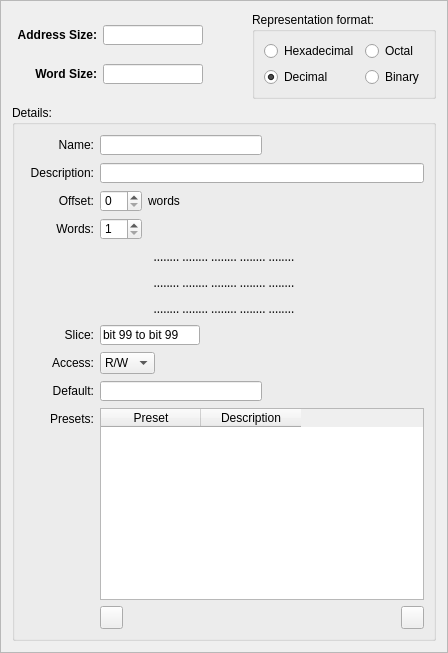
        <widget class="QFrame" name="rightFrame">
         <property name="frameShape">
          <enum>QFrame::StyledPanel</enum>
         </property>
         <property name="frameShadow">
          <enum>QFrame::Raised</enum>
         </property>
         <layout class="QVBoxLayout" name="verticalLayout_7">
          <item>
           <layout class="QHBoxLayout" name="sizeAndFormatLayout">
            <item>
             <layout class="QVBoxLayout" name="sizeLayout">
              <item>
               <layout class="QHBoxLayout" name="horizontalLayout_4">
                <item>
                 <widget class="QLabel" name="label_9">
                  <property name="minimumSize">
                   <size>
                    <width>85</width>
                    <height>20</height>
                   </size>
                  </property>
                  <property name="maximumSize">
                   <size>
                    <width>70</width>
                    <height>20</height>
                   </size>
                  </property>
                  <property name="font">
                   <font>
                    <weight>75</weight>
                    <bold>true</bold>
                   </font>
                  </property>
                  <property name="text">
                   <string>Address Size:</string>
                  </property>
                  <property name="alignment">
                   <set>Qt::AlignRight|Qt::AlignTrailing|Qt::AlignVCenter</set>
                  </property>
                 </widget>
                </item>
                <item>
                 <widget class="QLineEdit" name="addressSizeLineEdit">
                  <property name="minimumSize">
                   <size>
                    <width>100</width>
                    <height>20</height>
                   </size>
                  </property>
                  <property name="maximumSize">
                   <size>
                    <width>100</width>
                    <height>20</height>
                   </size>
                  </property>
                  <property name="font">
                   <font>
                    <weight>50</weight>
                    <bold>false</bold>
                   </font>
                  </property>
                  <property name="text">
                   <string/>
                  </property>
                 </widget>
                </item>
               </layout>
              </item>
              <item>
               <layout class="QHBoxLayout" name="horizontalLayout_5">
                <item>
                 <widget class="QLabel" name="label_6">
                  <property name="minimumSize">
                   <size>
                    <width>85</width>
                    <height>20</height>
                   </size>
                  </property>
                  <property name="maximumSize">
                   <size>
                    <width>70</width>
                    <height>20</height>
                   </size>
                  </property>
                  <property name="font">
                   <font>
                    <weight>75</weight>
                    <bold>true</bold>
                   </font>
                  </property>
                  <property name="text">
                   <string>Word Size:</string>
                  </property>
                  <property name="alignment">
                   <set>Qt::AlignRight|Qt::AlignTrailing|Qt::AlignVCenter</set>
                  </property>
                 </widget>
                </item>
                <item>
                 <widget class="QLineEdit" name="wordSizeLineEdit">
                  <property name="minimumSize">
                   <size>
                    <width>100</width>
                    <height>20</height>
                   </size>
                  </property>
                  <property name="maximumSize">
                   <size>
                    <width>100</width>
                    <height>20</height>
                   </size>
                  </property>
                 </widget>
                </item>
               </layout>
              </item>
             </layout>
            </item>
            <item>
             <spacer name="horizontalSpacer_3">
              <property name="orientation">
               <enum>Qt::Horizontal</enum>
              </property>
              <property name="sizeHint" stdset="0">
               <size>
                <width>40</width>
                <height>20</height>
               </size>
              </property>
             </spacer>
            </item>
            <item>
             <widget class="QGroupBox" name="formatLayout">
              <property name="title">
               <string>Representation format:</string>
              </property>
              <layout class="QGridLayout" name="gridLayout">
               <item row="0" column="0">
                <widget class="QRadioButton" name="hexadecimalRadioButton">
                 <property name="font">
                  <font>
                   <weight>50</weight>
                   <bold>false</bold>
                  </font>
                 </property>
                 <property name="toolTip">
                  <string>0xFF = 255</string>
                 </property>
                 <property name="text">
                  <string>Hexadecimal</string>
                 </property>
                </widget>
               </item>
               <item row="0" column="1">
                <widget class="QRadioButton" name="octalRadioButton">
                 <property name="font">
                  <font>
                   <weight>50</weight>
                   <bold>false</bold>
                  </font>
                 </property>
                 <property name="toolTip">
                  <string>0o377 = 255</string>
                 </property>
                 <property name="text">
                  <string>Octal</string>
                 </property>
                </widget>
               </item>
               <item row="1" column="0">
                <widget class="QRadioButton" name="decimalRadioButton">
                 <property name="font">
                  <font>
                   <weight>50</weight>
                   <bold>false</bold>
                  </font>
                 </property>
                 <property name="toolTip">
                  <string>255</string>
                 </property>
                 <property name="text">
                  <string>Decimal</string>
                 </property>
                 <property name="checked">
                  <bool>true</bool>
                 </property>
                </widget>
               </item>
               <item row="1" column="1">
                <widget class="QRadioButton" name="binaryRadioButton">
                 <property name="font">
                  <font>
                   <weight>50</weight>
                   <bold>false</bold>
                  </font>
                 </property>
                 <property name="toolTip">
                  <string>0b11111111 = 255</string>
                 </property>
                 <property name="text">
                  <string>Binary</string>
                 </property>
                </widget>
               </item>
              </layout>
             </widget>
            </item>
           </layout>
          </item>
          <item>
           <widget class="QGroupBox" name="registerDetailsGroupBox">
            <property name="title">
             <string>Details:</string>
            </property>
            <layout class="QVBoxLayout" name="verticalLayout_4">
             <item>
              <layout class="QHBoxLayout" name="registerNameLayout">
               <item>
                <widget class="QLabel" name="registerNameLabel">
                 <property name="minimumSize">
                  <size>
                   <width>70</width>
                   <height>22</height>
                  </size>
                 </property>
                 <property name="maximumSize">
                  <size>
                   <width>70</width>
                   <height>22</height>
                  </size>
                 </property>
                 <property name="text">
                  <string>Name:</string>
                 </property>
                 <property name="alignment">
                  <set>Qt::AlignRight|Qt::AlignTrailing|Qt::AlignVCenter</set>
                 </property>
                </widget>
               </item>
               <item>
                <widget class="QLineEdit" name="registerNameLineEdit">
                 <property name="minimumSize">
                  <size>
                   <width>131</width>
                   <height>20</height>
                  </size>
                 </property>
                 <property name="maximumSize">
                  <size>
                   <width>256</width>
                   <height>20</height>
                  </size>
                 </property>
                 <property name="font">
                  <font>
                   <weight>50</weight>
                   <bold>false</bold>
                  </font>
                 </property>
                 <property name="toolTip">
                  <string>Register Name</string>
                 </property>
                 <property name="text">
                  <string/>
                 </property>
                </widget>
               </item>
               <item>
                <spacer name="horizontalSpacer_5">
                 <property name="orientation">
                  <enum>Qt::Horizontal</enum>
                 </property>
                 <property name="sizeHint" stdset="0">
                  <size>
                   <width>40</width>
                   <height>20</height>
                  </size>
                 </property>
                </spacer>
               </item>
              </layout>
             </item>
             <item>
              <layout class="QHBoxLayout" name="registerDescriptionLayout">
               <item>
                <widget class="QLabel" name="registerDescriptionLabel">
                 <property name="minimumSize">
                  <size>
                   <width>70</width>
                   <height>22</height>
                  </size>
                 </property>
                 <property name="maximumSize">
                  <size>
                   <width>60</width>
                   <height>22</height>
                  </size>
                 </property>
                 <property name="text">
                  <string>Description:</string>
                 </property>
                 <property name="alignment">
                  <set>Qt::AlignRight|Qt::AlignTrailing|Qt::AlignVCenter</set>
                 </property>
                </widget>
               </item>
               <item>
                <widget class="QLineEdit" name="registerDescriptionLineEdit">
                 <property name="minimumSize">
                  <size>
                   <width>150</width>
                   <height>20</height>
                  </size>
                 </property>
                 <property name="maximumSize">
                  <size>
                   <width>16777215</width>
                   <height>20</height>
                  </size>
                 </property>
                 <property name="toolTip">
                  <string>Register Description</string>
                 </property>
                </widget>
               </item>
              </layout>
             </item>
             <item>
              <layout class="QHBoxLayout" name="registerOffsetLayout">
               <item>
                <widget class="QLabel" name="registerOffsetLabel">
                 <property name="minimumSize">
                  <size>
                   <width>70</width>
                   <height>22</height>
                  </size>
                 </property>
                 <property name="maximumSize">
                  <size>
                   <width>60</width>
                   <height>22</height>
                  </size>
                 </property>
                 <property name="text">
                  <string>Offset:</string>
                 </property>
                 <property name="alignment">
                  <set>Qt::AlignRight|Qt::AlignTrailing|Qt::AlignVCenter</set>
                 </property>
                </widget>
               </item>
               <item>
                <widget class="QSpinBox" name="registerOffsetSpinBox">
                 <property name="minimumSize">
                  <size>
                   <width>42</width>
                   <height>22</height>
                  </size>
                 </property>
                 <property name="maximumSize">
                  <size>
                   <width>16777215</width>
                   <height>22</height>
                  </size>
                 </property>
                 <property name="font">
                  <font>
                   <weight>50</weight>
                   <bold>false</bold>
                  </font>
                 </property>
                 <property name="toolTip">
                  <string>Offset in words from the beginning</string>
                 </property>
                </widget>
               </item>
               <item>
                <widget class="QLabel" name="label">
                 <property name="font">
                  <font>
                   <weight>50</weight>
                   <bold>false</bold>
                  </font>
                 </property>
                 <property name="text">
                  <string>words</string>
                 </property>
                </widget>
               </item>
               <item>
                <spacer name="horizontalSpacer_4">
                 <property name="orientation">
                  <enum>Qt::Horizontal</enum>
                 </property>
                 <property name="sizeHint" stdset="0">
                  <size>
                   <width>40</width>
                   <height>20</height>
                  </size>
                 </property>
                </spacer>
               </item>
              </layout>
             </item>
             <item>
              <layout class="QHBoxLayout" name="registerWordsLayout">
               <item>
                <widget class="QLabel" name="registerWordsLabel">
                 <property name="minimumSize">
                  <size>
                   <width>70</width>
                   <height>22</height>
                  </size>
                 </property>
                 <property name="maximumSize">
                  <size>
                   <width>60</width>
                   <height>22</height>
                  </size>
                 </property>
                 <property name="text">
                  <string>Words:</string>
                 </property>
                 <property name="alignment">
                  <set>Qt::AlignRight|Qt::AlignTrailing|Qt::AlignVCenter</set>
                 </property>
                </widget>
               </item>
               <item>
                <widget class="QSpinBox" name="registerWordsSpinBox">
                 <property name="minimumSize">
                  <size>
                   <width>42</width>
                   <height>22</height>
                  </size>
                 </property>
                 <property name="maximumSize">
                  <size>
                   <width>16777215</width>
                   <height>22</height>
                  </size>
                 </property>
                 <property name="font">
                  <font>
                   <weight>50</weight>
                   <bold>false</bold>
                  </font>
                 </property>
                 <property name="toolTip">
                  <string>Number of words in this register</string>
                 </property>
                 <property name="minimum">
                  <number>1</number>
                 </property>
                 <property name="value">
                  <number>1</number>
                 </property>
                </widget>
               </item>
               <item>
                <spacer name="horizontalSpacer_6">
                 <property name="orientation">
                  <enum>Qt::Horizontal</enum>
                 </property>
                 <property name="sizeHint" stdset="0">
                  <size>
                   <width>40</width>
                   <height>20</height>
                  </size>
                 </property>
                </spacer>
               </item>
              </layout>
             </item>
             <item>
              <layout class="QVBoxLayout" name="registerRepresentationLayout">
               <item>
                <widget class="QLabel" name="registerRepresentationOffsetLabel">
                 <property name="minimumSize">
                  <size>
                   <width>400</width>
                   <height>20</height>
                  </size>
                 </property>
                 <property name="maximumSize">
                  <size>
                   <width>16777215</width>
                   <height>20</height>
                  </size>
                 </property>
                 <property name="font">
                  <font>
                   <family>Monospac821 BT</family>
                   <weight>50</weight>
                   <bold>false</bold>
                  </font>
                 </property>
                 <property name="text">
                  <string>........ ........ ........ ........ ........</string>
                 </property>
                 <property name="alignment">
                  <set>Qt::AlignCenter</set>
                 </property>
                </widget>
               </item>
               <item>
                <widget class="QLabel" name="registerRepresentationUtilizationLabel">
                 <property name="minimumSize">
                  <size>
                   <width>400</width>
                   <height>20</height>
                  </size>
                 </property>
                 <property name="maximumSize">
                  <size>
                   <width>16777215</width>
                   <height>20</height>
                  </size>
                 </property>
                 <property name="font">
                  <font>
                   <family>Monospac821 BT</family>
                   <weight>50</weight>
                   <bold>false</bold>
                  </font>
                 </property>
                 <property name="text">
                  <string>........ ........ ........ ........ ........</string>
                 </property>
                 <property name="alignment">
                  <set>Qt::AlignCenter</set>
                 </property>
                </widget>
               </item>
               <item>
                <widget class="QLabel" name="registerRepresentationBitsLabel">
                 <property name="minimumSize">
                  <size>
                   <width>400</width>
                   <height>20</height>
                  </size>
                 </property>
                 <property name="maximumSize">
                  <size>
                   <width>16777215</width>
                   <height>20</height>
                  </size>
                 </property>
                 <property name="font">
                  <font>
                   <family>Monospac821 BT</family>
                   <weight>50</weight>
                   <bold>false</bold>
                  </font>
                 </property>
                 <property name="text">
                  <string>........ ........ ........ ........ ........</string>
                 </property>
                 <property name="alignment">
                  <set>Qt::AlignCenter</set>
                 </property>
                </widget>
               </item>
              </layout>
             </item>
             <item>
              <layout class="QHBoxLayout" name="registerSliceLayout">
               <item>
                <widget class="QLabel" name="registerSliceLabel">
                 <property name="minimumSize">
                  <size>
                   <width>70</width>
                   <height>22</height>
                  </size>
                 </property>
                 <property name="maximumSize">
                  <size>
                   <width>60</width>
                   <height>22</height>
                  </size>
                 </property>
                 <property name="text">
                  <string>Slice:</string>
                 </property>
                 <property name="alignment">
                  <set>Qt::AlignRight|Qt::AlignTrailing|Qt::AlignVCenter</set>
                 </property>
                </widget>
               </item>
               <item>
                <widget class="QLineEdit" name="registerSliceLineEdit">
                 <property name="minimumSize">
                  <size>
                   <width>100</width>
                   <height>20</height>
                  </size>
                 </property>
                 <property name="maximumSize">
                  <size>
                   <width>100</width>
                   <height>20</height>
                  </size>
                 </property>
                 <property name="font">
                  <font>
                   <weight>50</weight>
                   <bold>false</bold>
                  </font>
                 </property>
                 <property name="text">
                  <string>bit 99 to bit 99</string>
                 </property>
                </widget>
               </item>
               <item>
                <spacer name="horizontalSpacer_7">
                 <property name="orientation">
                  <enum>Qt::Horizontal</enum>
                 </property>
                 <property name="sizeHint" stdset="0">
                  <size>
                   <width>40</width>
                   <height>20</height>
                  </size>
                 </property>
                </spacer>
               </item>
              </layout>
             </item>
             <item>
              <layout class="QHBoxLayout" name="registerAccessLayout">
               <item>
                <widget class="QLabel" name="registerAccessLabel">
                 <property name="minimumSize">
                  <size>
                   <width>70</width>
                   <height>22</height>
                  </size>
                 </property>
                 <property name="maximumSize">
                  <size>
                   <width>60</width>
                   <height>22</height>
                  </size>
                 </property>
                 <property name="text">
                  <string>Access:</string>
                 </property>
                 <property name="alignment">
                  <set>Qt::AlignRight|Qt::AlignTrailing|Qt::AlignVCenter</set>
                 </property>
                </widget>
               </item>
               <item>
                <widget class="QComboBox" name="registerAccessComboBox">
                 <property name="minimumSize">
                  <size>
                   <width>55</width>
                   <height>22</height>
                  </size>
                 </property>
                 <property name="maximumSize">
                  <size>
                   <width>55</width>
                   <height>22</height>
                  </size>
                 </property>
                 <property name="font">
                  <font>
                   <weight>50</weight>
                   <bold>false</bold>
                  </font>
                 </property>
                 <property name="toolTip">
                  <string>How the register can be accessed</string>
                 </property>
                 <item>
                  <property name="text">
                   <string>R/W</string>
                  </property>
                 </item>
                 <item>
                  <property name="text">
                   <string>R</string>
                  </property>
                 </item>
                 <item>
                  <property name="text">
                   <string>W</string>
                  </property>
                 </item>
                </widget>
               </item>
               <item>
                <spacer name="horizontalSpacer_8">
                 <property name="orientation">
                  <enum>Qt::Horizontal</enum>
                 </property>
                 <property name="sizeHint" stdset="0">
                  <size>
                   <width>40</width>
                   <height>20</height>
                  </size>
                 </property>
                </spacer>
               </item>
              </layout>
             </item>
             <item>
              <layout class="QHBoxLayout" name="registerDefaultLayout">
               <item>
                <widget class="QLabel" name="registerDefaultLabel">
                 <property name="minimumSize">
                  <size>
                   <width>70</width>
                   <height>22</height>
                  </size>
                 </property>
                 <property name="maximumSize">
                  <size>
                   <width>60</width>
                   <height>22</height>
                  </size>
                 </property>
                 <property name="text">
                  <string>Default:</string>
                 </property>
                 <property name="alignment">
                  <set>Qt::AlignRight|Qt::AlignTrailing|Qt::AlignVCenter</set>
                 </property>
                </widget>
               </item>
               <item>
                <widget class="QLineEdit" name="registerDefaultLineEdit">
                 <property name="minimumSize">
                  <size>
                   <width>131</width>
                   <height>20</height>
                  </size>
                 </property>
                 <property name="maximumSize">
                  <size>
                   <width>256</width>
                   <height>20</height>
                  </size>
                 </property>
                </widget>
               </item>
               <item>
                <spacer name="horizontalSpacer_9">
                 <property name="orientation">
                  <enum>Qt::Horizontal</enum>
                 </property>
                 <property name="sizeHint" stdset="0">
                  <size>
                   <width>40</width>
                   <height>20</height>
                  </size>
                 </property>
                </spacer>
               </item>
              </layout>
             </item>
             <item>
              <layout class="QHBoxLayout" name="registerPresetsLayout">
               <item>
                <layout class="QVBoxLayout" name="registerPresetsLabelLayout">
                 <item>
                  <widget class="QLabel" name="registerPresetsLabel">
                   <property name="minimumSize">
                    <size>
                     <width>70</width>
                     <height>22</height>
                    </size>
                   </property>
                   <property name="maximumSize">
                    <size>
                     <width>60</width>
                     <height>22</height>
                    </size>
                   </property>
                   <property name="text">
                    <string>Presets:</string>
                   </property>
                   <property name="alignment">
                    <set>Qt::AlignRight|Qt::AlignTrailing|Qt::AlignVCenter</set>
                   </property>
                  </widget>
                 </item>
                 <item>
                  <spacer name="verticalSpacer">
                   <property name="orientation">
                    <enum>Qt::Vertical</enum>
                   </property>
                   <property name="sizeHint" stdset="0">
                    <size>
                     <width>20</width>
                     <height>40</height>
                    </size>
                   </property>
                  </spacer>
                 </item>
                </layout>
               </item>
               <item>
                <layout class="QVBoxLayout" name="registerPresetsDataLayout">
                 <property name="sizeConstraint">
                  <enum>QLayout::SetMinimumSize</enum>
                 </property>
                 <item>
                  <widget class="QTableWidget" name="registerPresetsTableWidget">
                   <property name="minimumSize">
                    <size>
                     <width>320</width>
                     <height>25</height>
                    </size>
                   </property>
                   <column>
                    <property name="text">
                     <string>Preset</string>
                    </property>
                   </column>
                   <column>
                    <property name="text">
                     <string>Description</string>
                    </property>
                   </column>
                  </widget>
                 </item>
                 <item>
                  <layout class="QHBoxLayout" name="registerPresetsAddRemoveLayout">
                   <item>
                    <widget class="QPushButton" name="registerPresetsRemovePushButton">
                     <property name="minimumSize">
                      <size>
                       <width>23</width>
                       <height>23</height>
                      </size>
                     </property>
                     <property name="maximumSize">
                      <size>
                       <width>23</width>
                       <height>23</height>
                      </size>
                     </property>
                     <property name="font">
                      <font>
                       <weight>50</weight>
                       <bold>false</bold>
                      </font>
                     </property>
                     <property name="toolTip">
                      <string>Remove Selected Preset</string>
                     </property>
                     <property name="text">
                      <string/>
                     </property>
                     <property name="iconSize">
                      <size>
                       <width>32</width>
                       <height>32</height>
                      </size>
                     </property>
                    </widget>
                   </item>
                   <item>
                    <spacer name="horizontalSpacer_10">
                     <property name="orientation">
                      <enum>Qt::Horizontal</enum>
                     </property>
                     <property name="sizeHint" stdset="0">
                      <size>
                       <width>40</width>
                       <height>20</height>
                      </size>
                     </property>
                    </spacer>
                   </item>
                   <item>
                    <widget class="QPushButton" name="registerPresetsAddPushButton">
                     <property name="minimumSize">
                      <size>
                       <width>23</width>
                       <height>23</height>
                      </size>
                     </property>
                     <property name="maximumSize">
                      <size>
                       <width>23</width>
                       <height>23</height>
                      </size>
                     </property>
                     <property name="font">
                      <font>
                       <weight>50</weight>
                       <bold>false</bold>
                      </font>
                     </property>
                     <property name="toolTip">
                      <string>Add Preset</string>
                     </property>
                     <property name="text">
                      <string/>
                     </property>
                     <property name="iconSize">
                      <size>
                       <width>32</width>
                       <height>32</height>
                      </size>
                     </property>
                    </widget>
                   </item>
                  </layout>
                 </item>
                </layout>
               </item>
              </layout>
             </item>
            </layout>
           </widget>
          </item>
         </layout>
        </widget>
